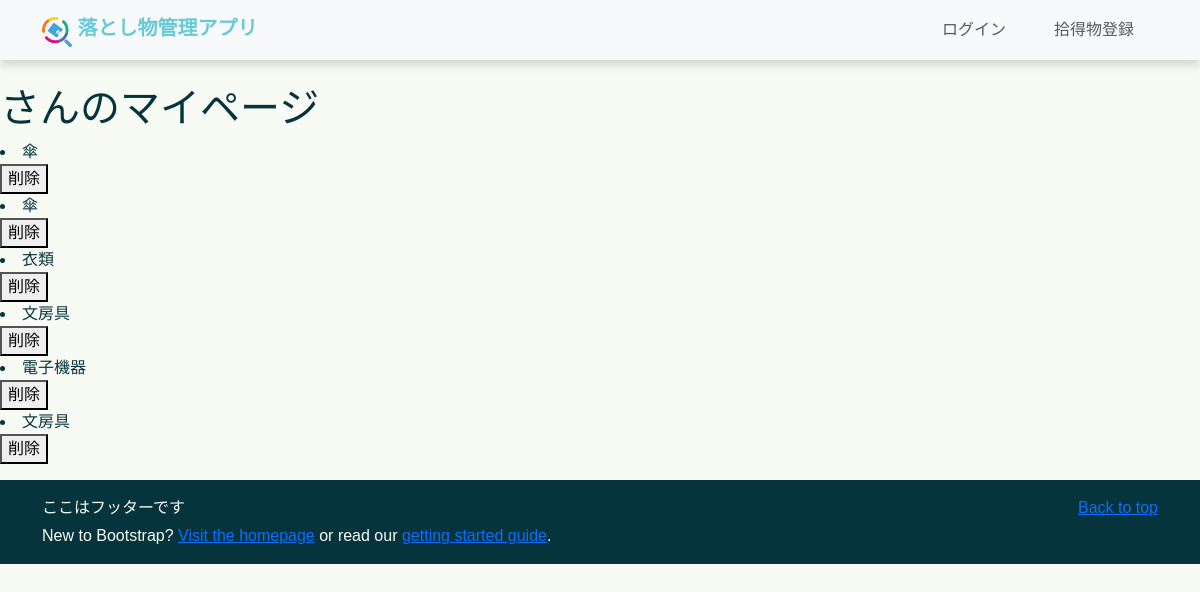
Before: /mypage/student/ with the older database file.
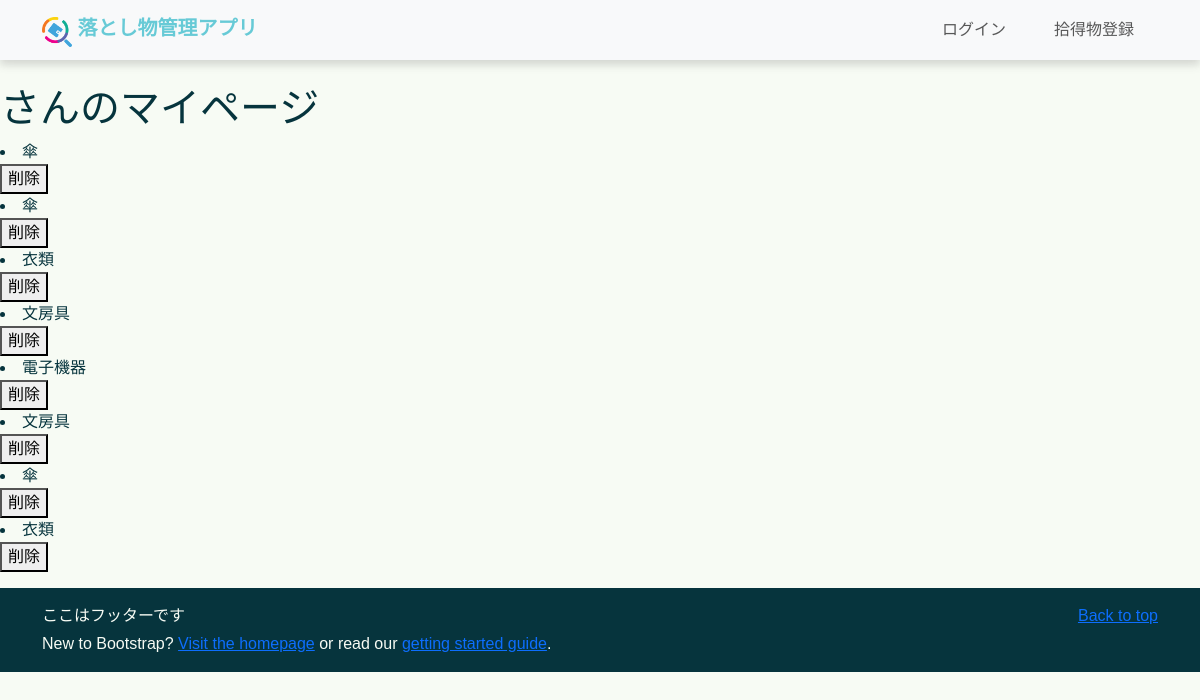
After: the same page with the newer database file.
### top/models.py (models this page shows, shortened)
class Item(models.Model):
    item_id = models.AutoField(primary_key=True)
    item_name = models.ForeignKey(ItemsNameTag, on_delete=models.CASCADE, verbose_name="Item Name")
    PorD_location = models.ForeignKey(PickedOrDroppedLocationsTag, on_delete=models.CASCADE,
                                      verbose_name="Picked or Dropped Location")
    storage_location = models.ForeignKey(StorageLocationsTag, on_delete=models.CASCADE, verbose_name="Storage Location", null=True)
    item_type = models.IntegerField(verbose_name="Item Type", help_text="0: Found, 1: Lost")
    status = models.SmallIntegerField(verbose_name="Status", help_text="0: Pending, 1: In Progress, 2: Resolved")
    created_at = models.DateTimeField() # 時間を自動的に更新しない
    updated_at = models.DateTimeField(auto_now=True, null=True, blank=True)
    contact_email = models.EmailField(max_length=100, null=True, blank=True)
    contact_phone = models.CharField(max_length=20, null=True, blank=True)
    description = models.TextField(null=True, blank=True)

class ItemsNameTag(models.Model):
    item_name_id = models.AutoField(primary_key=True)
    item_name = models.CharField(max_length=100, verbose_name="Name tags for items",
                                 help_text="Stationery, clothing, electronic equipment, etc.")
    description = models.TextField(null=True, blank=True)

### mypage/views.py (the view)
# urls.py: path("student/", views.student_mypage, name="student_mypage"), # 学生マイページ表示
def student_mypage(request): # 表示用ビュー
    username = request.user.username # ユーザー名の取得
    useritems = Item.objects.filter(contact_email__startswith=username, item_type=1)
    return render(request, "student.html", {"useritems":useritems})

### mypage/templates/student.html (shortened to what this page needs)
{% extends "base.html" %}
{% load static %}
{% block content %}
<h1>{{ user.username }}さんのマイページ</h1>
{% if useritems %}
    {% for item in useritems %}
        <li>{{ item.item_name.item_name }}</li>
        <form action="{% url 'mypage:student_delete' item.item_id %}" method="POST">
            <button type="submit" onclick="return confirm('この登録を解除してよろしいですか？');">削除</button>
        </form>
    {% endfor %}
{% else %}
    <p>遺失物は登録されていません</p>
{% endif %}
{% endblock content %}

Changed rows visible on the page:
added Item: item_name.item_name "傘"
added Item: item_name.item_name "衣類"
